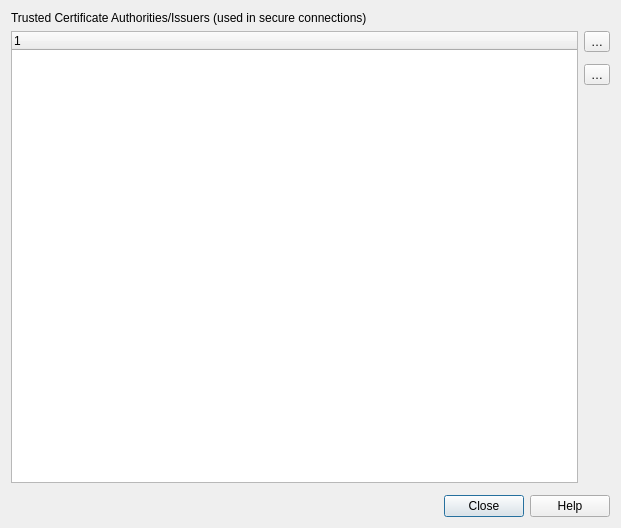
<?xml version="1.0" encoding="UTF-8"?>
<ui version="4.0">
 <class>QgsAuthTrustedCAsDialog</class>
 <widget class="QDialog" name="QgsAuthTrustedCAsDialog">
  <property name="geometry">
   <rect>
    <x>0</x>
    <y>0</y>
    <width>621</width>
    <height>528</height>
   </rect>
  </property>
  <property name="windowTitle">
   <string>Trusted Certificate Authorities</string>
  </property>
  <layout class="QVBoxLayout" name="verticalLayout">
   <property name="spacing">
    <number>6</number>
   </property>
   <item>
    <widget class="QLabel" name="lblTrustedCAs">
     <property name="text">
      <string>Trusted Certificate Authorities/Issuers (used in secure connections)</string>
     </property>
     <property name="wordWrap">
      <bool>true</bool>
     </property>
    </widget>
   </item>
   <item>
    <layout class="QGridLayout" name="gridLayout">
     <property name="horizontalSpacing">
      <number>0</number>
     </property>
     <property name="verticalSpacing">
      <number>6</number>
     </property>
     <item row="0" column="1">
      <layout class="QVBoxLayout" name="verticalLayout_2">
       <property name="spacing">
        <number>12</number>
       </property>
       <property name="leftMargin">
        <number>6</number>
       </property>
       <item>
        <widget class="QToolButton" name="btnInfoCa">
         <property name="text">
          <string>…</string>
         </property>
         <property name="icon">
          <iconset resource="../../../images/images.qrc">
           <normaloff>:/images/themes/default/propertyicons/metadata.svg</normaloff>:/images/themes/default/propertyicons/metadata.svg</iconset>
         </property>
        </widget>
       </item>
       <item>
        <widget class="QToolButton" name="btnGroupByOrg">
         <property name="toolTip">
          <string>Group by organization</string>
         </property>
         <property name="text">
          <string>…</string>
         </property>
         <property name="icon">
          <iconset resource="../../../images/images.qrc">
           <normaloff>:/images/themes/default/mActionFilter.svg</normaloff>:/images/themes/default/mActionFilter.svg</iconset>
         </property>
         <property name="checkable">
          <bool>true</bool>
         </property>
         <property name="checked">
          <bool>false</bool>
         </property>
        </widget>
       </item>
       <item>
        <spacer name="verticalSpacer">
         <property name="orientation">
          <enum>Qt::Vertical</enum>
         </property>
         <property name="sizeHint" stdset="0">
          <size>
           <width>20</width>
           <height>40</height>
          </size>
         </property>
        </spacer>
       </item>
      </layout>
     </item>
     <item row="0" column="0">
      <widget class="QTreeWidget" name="treeTrustedCAs">
       <property name="editTriggers">
        <set>QAbstractItemView::NoEditTriggers</set>
       </property>
       <property name="alternatingRowColors">
        <bool>true</bool>
       </property>
       <property name="iconSize">
        <size>
         <width>26</width>
         <height>22</height>
        </size>
       </property>
       <column>
        <property name="text">
         <string notr="true">1</string>
        </property>
       </column>
      </widget>
     </item>
     <item row="1" column="0" colspan="2">
      <widget class="QgsMessageBar" name="msgBar"/>
     </item>
    </layout>
   </item>
   <item>
    <widget class="QDialogButtonBox" name="buttonBox">
     <property name="orientation">
      <enum>Qt::Horizontal</enum>
     </property>
     <property name="standardButtons">
      <set>QDialogButtonBox::Close|QDialogButtonBox::Help</set>
     </property>
    </widget>
   </item>
  </layout>
 </widget>
 <customwidgets>
  <customwidget>
   <class>QgsMessageBar</class>
   <extends>QFrame</extends>
   <header>qgsmessagebar.h</header>
   <container>1</container>
  </customwidget>
 </customwidgets>
 <tabstops>
  <tabstop>treeTrustedCAs</tabstop>
  <tabstop>btnInfoCa</tabstop>
  <tabstop>btnGroupByOrg</tabstop>
 </tabstops>
 <resources>
  <include location="../../../images/images.qrc"/>
 </resources>
 <connections>
  <connection>
   <sender>buttonBox</sender>
   <signal>rejected()</signal>
   <receiver>QgsAuthTrustedCAsDialog</receiver>
   <slot>reject()</slot>
   <hints>
    <hint type="sourcelabel">
     <x>570</x>
     <y>504</y>
    </hint>
    <hint type="destinationlabel">
     <x>621</x>
     <y>366</y>
    </hint>
   </hints>
  </connection>
 </connections>
</ui>
